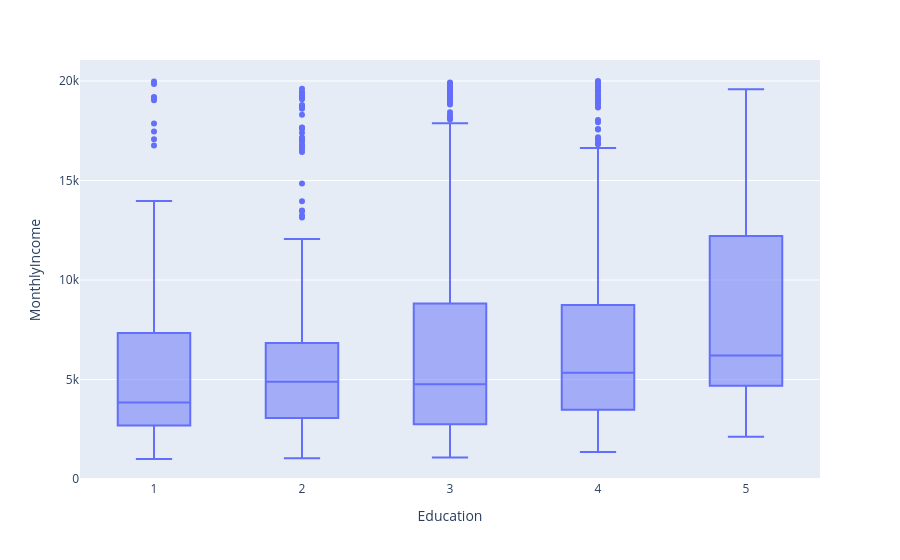

Here is the notebook cell this chart was saved with:
### Markdown cell above
13. Does the income depend on the education level?

### Code cell
fig = px.box(df, x = "Education", y = "MonthlyIncome")
fig.show()

### Figure 1 — Plotly figure (JSON) as saved in the notebook; plotly's stock layout.template omitted (floating-point values rounded to 4 significant figures; data arrays with more than 128 entries replaced by an {"elided": "..."} marker saying what was removed)
{"data": [{"alignmentgroup": "True", "hovertemplate": "Education=%{x}<br>MonthlyIncome=%{y}<extra></extra>", "legendgroup": "", "marker": {"color": "#636efa"}, "name": "", "notched": false, "offsetgroup": "", "orientation": "v", "showlegend": false, "type": "box", "x": {"elided": "1470 int values"}, "x0": " ", "xaxis": "x", "y": {"elided": "1470 int values"}, "y0": " ", "yaxis": "y"}], "layout": {"boxmode": "group", "legend": {"tracegroupgap": 0}, "margin": {"t": 60}, "xaxis": {"anchor": "y", "domain": [0, 1], "title": {"text": "Education"}}, "yaxis": {"anchor": "x", "domain": [0, 1], "title": {"text": "MonthlyIncome"}}}}
